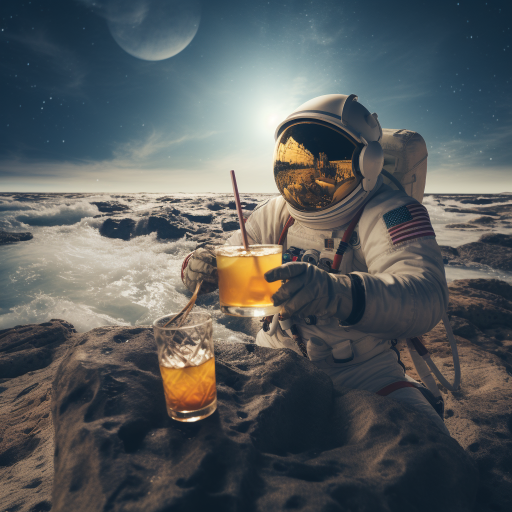
#> input picture src/assets/examples/1.png, 1024 x 1024 px (shown at 1/2 size); its folder holds 4 pictures in this run
$ python resize.py
#> lines starting #> are read from the running program, lines starting #| are printed output that depends on the picture
from PIL import Image
import os

def reduce_resolution_by_half(input_folder, output_folder):
    # Create output folder if it doesn't exist
#> called with input_folder = './examples', output_folder = './resized_examples'
    if not os.path.exists(output_folder):
        os.makedirs(output_folder)

    # Loop through files in input folder
    for filename in os.listdir(input_folder):
        if filename.endswith(('.jpg', '.jpeg', '.png')):
            # Open image
            img_path = os.path.join(input_folder, filename)
            img = Image.open(img_path)
#> img is the input picture: PIL image 1024x1024 RGB; mean R, G, B 88.1, 92.2, 93.1

            # Get new dimensions
            new_width = img.width // 2
#> new_width = 512
            new_height = img.height // 2
#> new_height = 512

            # Resize image
            resized_img = img.resize((new_width, new_height))
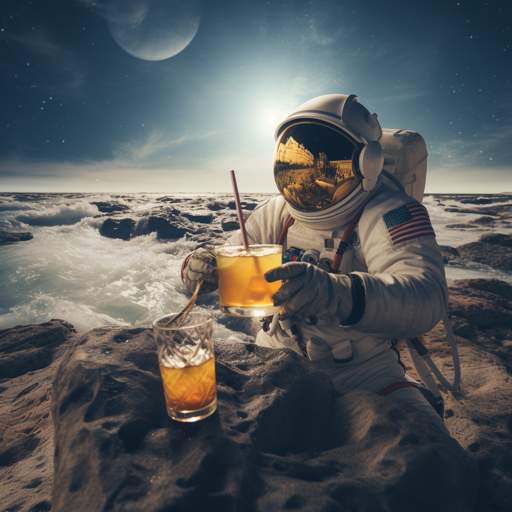
#> resized_img: PIL image 512x512 RGB; mean R, G, B 88.1, 92.2, 93.1

            # Save resized image to output folder
            output_path = os.path.join(output_folder, filename)
            resized_img.save(output_path)
            print(f"Resized {filename} and saved as {output_path}")
#> pass 2 of the loop in reduce_resolution_by_half, `for filename in os.listdir(input_folder):`:
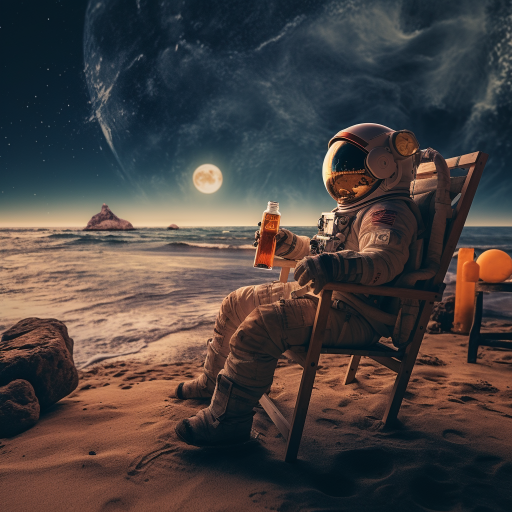
#> input picture src/assets/examples/10.png, 1024 x 1024 px (shown at 1/2 size)
#> in reduce_resolution_by_half, img is the input picture: PIL image 1024x1024 RGB; mean R, G, B 73.1, 65.7, 64
#> in reduce_resolution_by_half, `resized_img = img.resize((new_width, new_height))`:
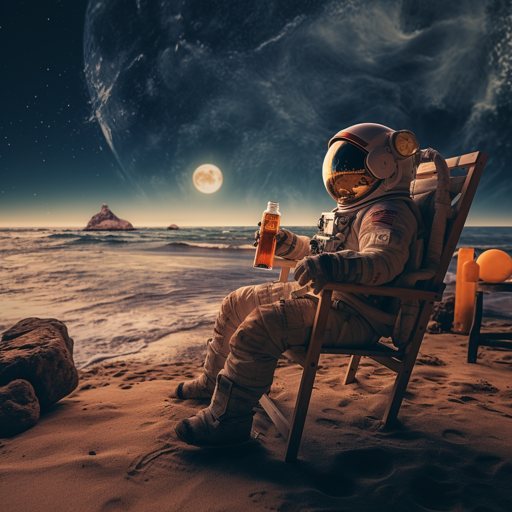
#> resized_img: PIL image 512x512 RGB; mean R, G, B 73.1, 65.7, 64
#> pass 3 of the loop in reduce_resolution_by_half, `for filename in os.listdir(input_folder):`:
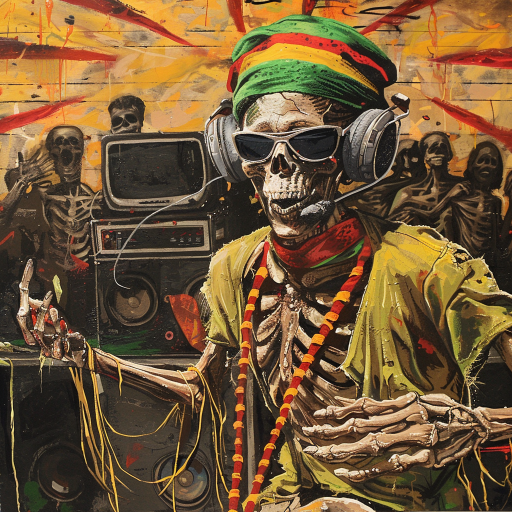
#> input picture src/assets/examples/11.png, 1024 x 1024 px (shown at 1/2 size)
#> in reduce_resolution_by_half, img is the input picture: PIL image 1024x1024 RGB; mean R, G, B 116.7, 89, 55.8
#> in reduce_resolution_by_half, `resized_img = img.resize((new_width, new_height))`:
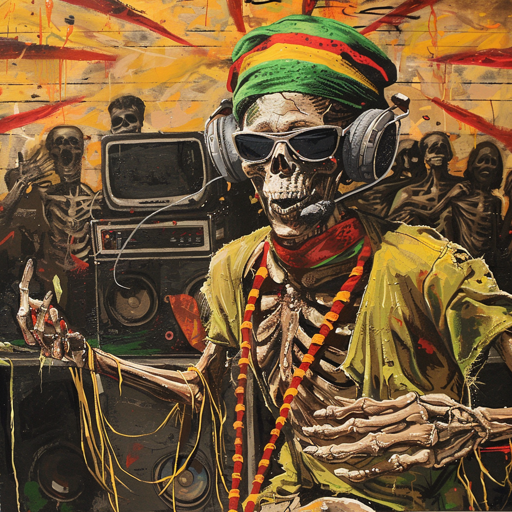
#> resized_img: PIL image 512x512 RGB; mean R, G, B 116.7, 89, 55.8
#> the loop made 4 passes; the first 3 are shown

# Example usage
if __name__ == "__main__":
    input_folder = "./examples"
    output_folder = "./resized_examples"
    reduce_resolution_by_half(input_folder, output_folder)
